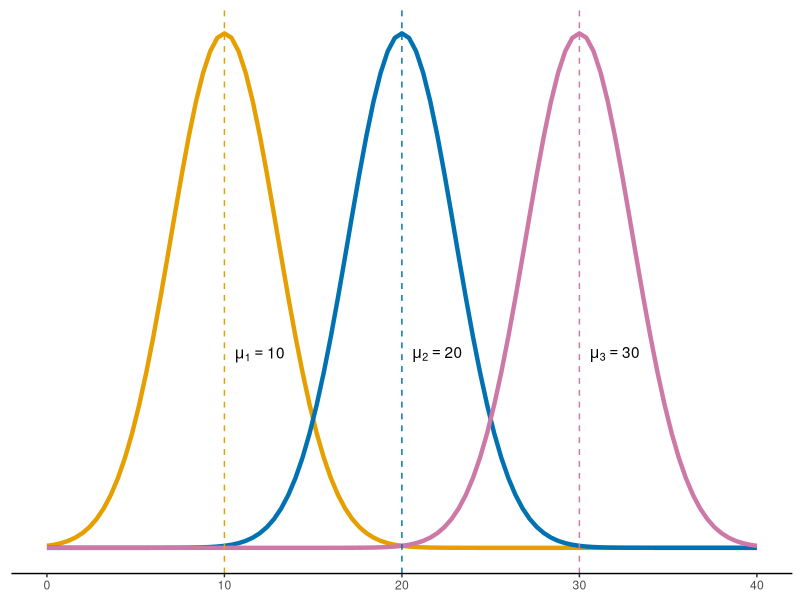
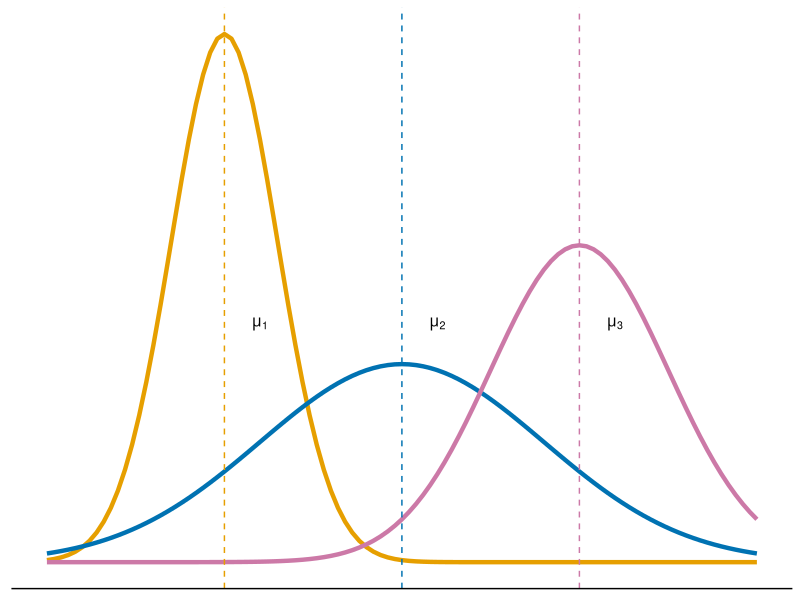
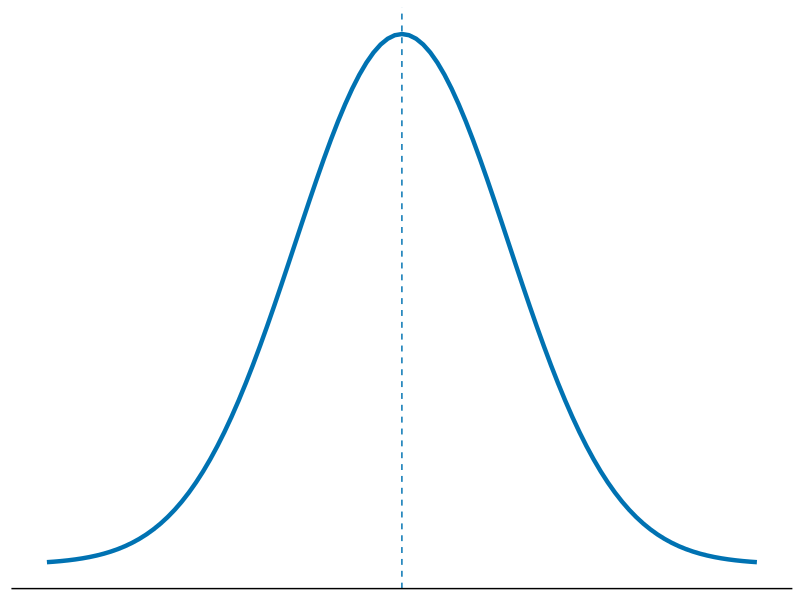
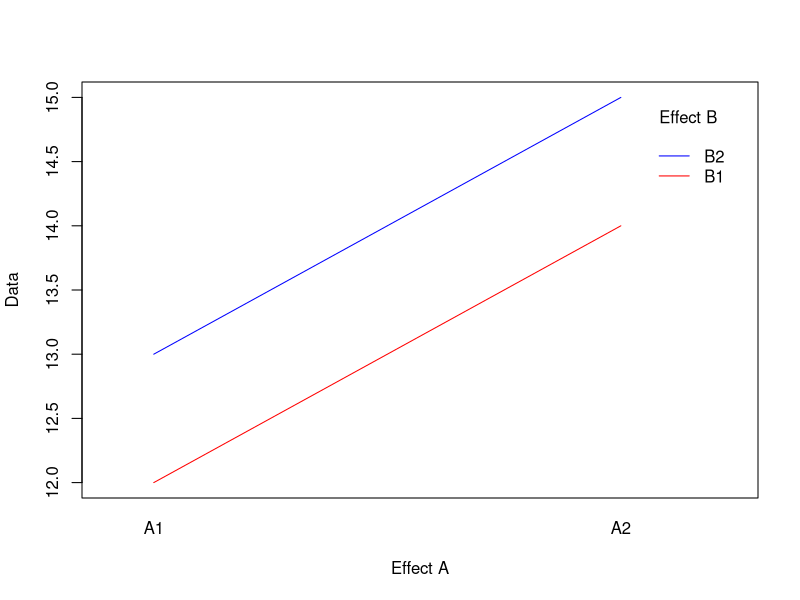
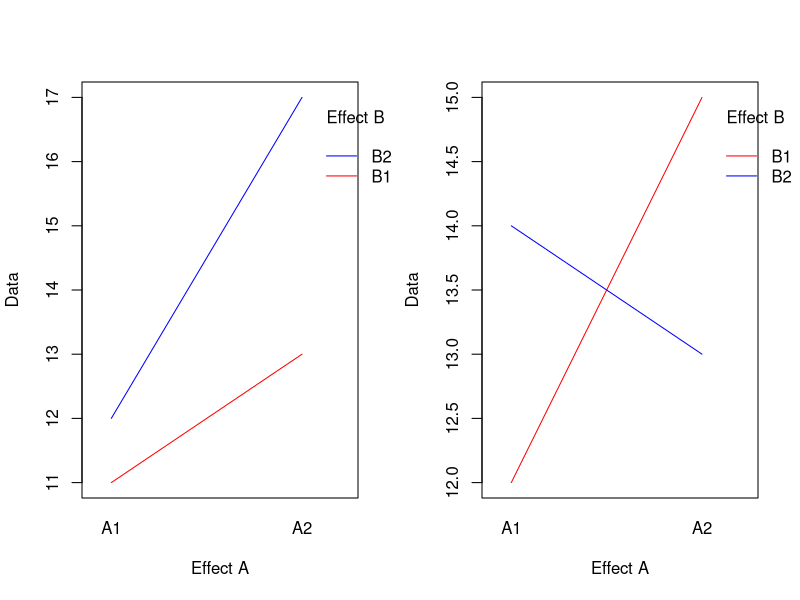

These figures' R source, in order:
## ---- chunk 1
#| fig-align: center

library(ggplot2)

ggplot(data.frame(x = c(0,40)), aes(x = x)) +
  stat_function(fun = dnorm, args = list(mean = 10, sd = 3), color = "#E69F00", linewidth = 1.5) +
  stat_function(fun = dnorm, args = list(mean = 20, sd = 3), color = "#0072B2", linewidth = 1.5) +
  stat_function(fun = dnorm, args = list(mean = 30, sd = 3), color = "#CC79A7", linewidth = 1.5) + 
  geom_vline(xintercept = c(10,20,30), 
             color = c("#E69F00","#0072B2","#CC79A7"), 
             linetype = "dashed") +
  geom_text(data = data.frame(
    x = c(12, 22, 32),
    y = c(0.05, 0.05, 0.05),
    label = c("mu[1] == 10", "mu[2] == 20", "mu[3] == 30")),
    aes(x = x, y = y, label = label), parse = TRUE) +
  theme(axis.line = element_line(colour = "black"),
        panel.grid.major = element_blank(),
        panel.grid.minor = element_blank(),
        panel.border = element_blank(),
        panel.background = element_blank(),
        axis.ticks.y = element_blank(),
        axis.text.y = element_blank(),
        axis.title.y = element_blank(),
        axis.title.x = element_blank(),
        axis.line.y = element_blank())
## ---- chunk 2
#| fig-align: center

ggplot(data.frame(x = c(0,40)), aes(x = x)) +
  stat_function(fun = dnorm, args = list(mean = 10, sd = 3), color = "#E69F00", linewidth = 1.5) +
  stat_function(fun = dnorm, args = list(mean = 20, sd = 8), color = "#0072B2", linewidth = 1.5) +
  stat_function(fun = dnorm, args = list(mean = 30, sd = 5), color = "#CC79A7", linewidth = 1.5) + 
  geom_vline(xintercept = c(10,20,30), 
             color = c("#E69F00","#0072B2","#CC79A7"), 
             linetype = "dashed") +
  geom_text(data = data.frame(
    x = c(12, 22, 32),
    y = c(0.06, 0.06, 0.06),
    label = c("mu[1]", "mu[2]", "mu[3]")),
    aes(x = x, y = y, label = label), parse = TRUE) +
  theme(axis.line = element_line(colour = "black"),
        panel.grid.major = element_blank(),
        panel.grid.minor = element_blank(),
        panel.border = element_blank(),
        panel.background = element_blank(),
        axis.ticks.y = element_blank(),
        axis.text.y = element_blank(),
        axis.title.y = element_blank(),
        axis.ticks.x = element_blank(),
        axis.text.x = element_blank(),
        axis.title.x = element_blank(),
        axis.line.y = element_blank())
## ---- chunk 3
#| fig-align: center

ggplot(data.frame(x = c(-20,60)), aes(x = x)) +
  stat_function(fun = dnorm, args = list(mean = 20, sd = 12), color = "#0072B2", linewidth = 1.5) +
  geom_vline(xintercept = 20, 
             color = "#0072B2", 
             linetype = "dashed") +
  theme(axis.line = element_line(colour = "black"),
        panel.grid.major = element_blank(),
        panel.grid.minor = element_blank(),
        panel.border = element_blank(),
        panel.background = element_blank(),
        axis.ticks.y = element_blank(),
        axis.text.y = element_blank(),
        axis.title.y = element_blank(),
        axis.ticks.x = element_blank(),
        axis.text.x = element_blank(),
        axis.title.x = element_blank(),
        axis.line.y = element_blank())
## ---- chunk 4
inter <- data.frame(A = rep(c("A1","A2"),each = 2),
                    B = rep(c("B1","B2"),2),
                    Data = c(12,13,14,15))

interaction.plot(x.factor = inter$A,
                 trace.factor = inter$B, 
                 response = inter$Data, fun = mean,
                 xlab = "Effect A", ylab = "Data", trace.label = "Effect B",
                 col = c("red","blue"), lty = 1, pch = 2)
## ---- chunk 5
inter1 <- data.frame(A = rep(c("A1","A2"),each = 2),
                    B = rep(c("B1","B2"),2),
                    Data = c(11,12,13,17))
inter2 <- data.frame(A = rep(c("A1","A2"),each = 2),
                    B = rep(c("B1","B2"),2),
                    Data = c(12,14,15,13))

par(mfrow = c(1,2))
interaction.plot(x.factor = inter1$A,
                 trace.factor = inter1$B, 
                 response = inter1$Data, fun = mean,
                 xlab = "Effect A", ylab = "Data", trace.label = "Effect B",
                 col = c("red","blue"), lty = 1, pch = 2)
interaction.plot(x.factor = inter2$A,
                 trace.factor = inter2$B, 
                 response = inter2$Data, fun = mean,
                 xlab = "Effect A", ylab = "Data", trace.label = "Effect B",
                 col = c("red","blue"), lty = 1, pch = 2)
